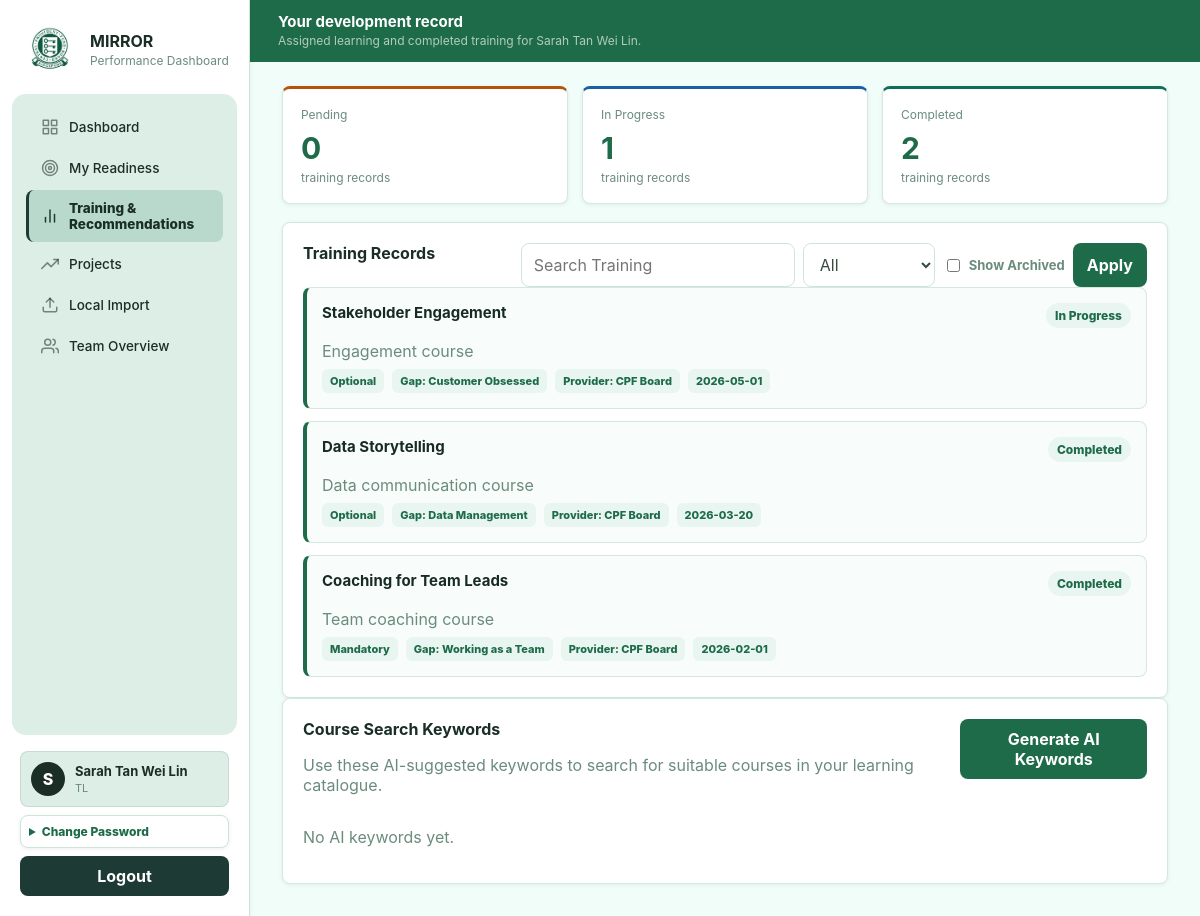
The page /training (signed in) on the database as committed earlier.
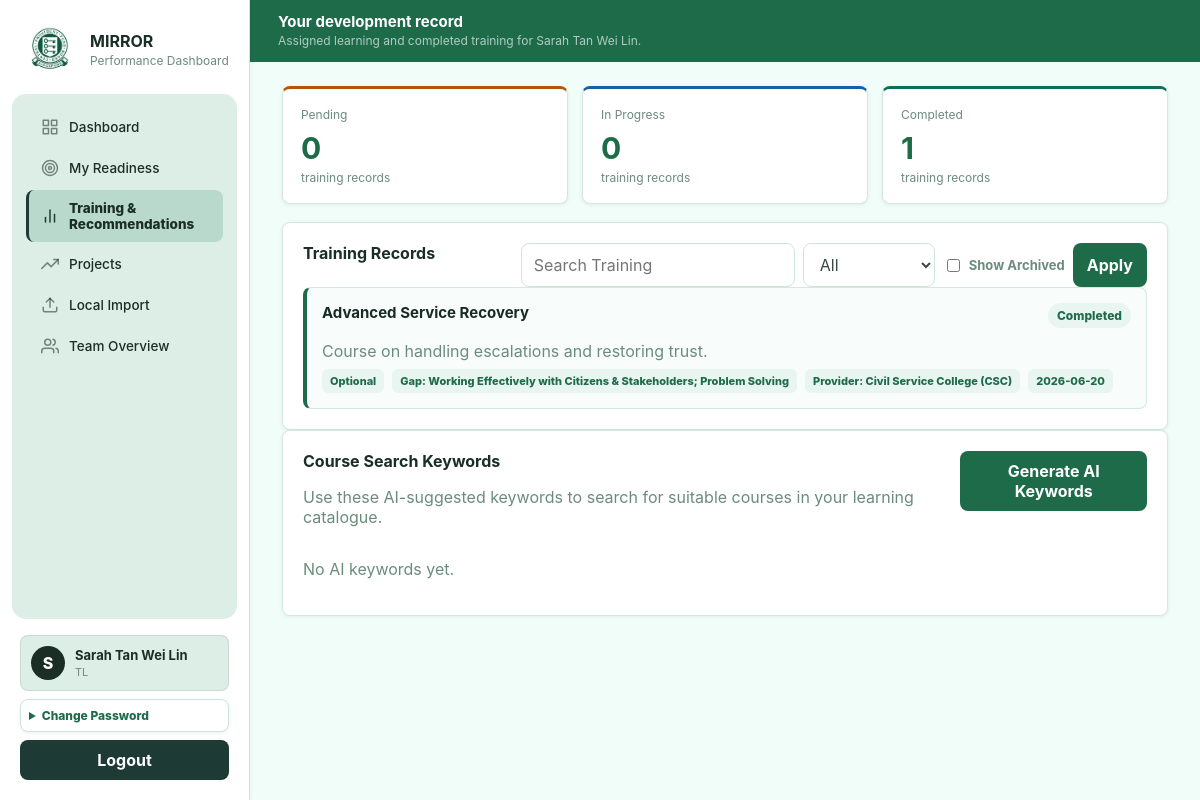
The same page on the database as committed later.
### tables this page shows
CREATE TABLE "users" (
              id TEXT PRIMARY KEY,
              username TEXT NOT NULL UNIQUE,
              password_hash TEXT NOT NULL,
              name TEXT NOT NULL,
              role TEXT NOT NULL CHECK (role IN ('CSE', 'TL', 'CSM', 'AH', 'Admin')),
              record_version INTEGER NOT NULL DEFAULT 1,
              updated_at TEXT NOT NULL DEFAULT CURRENT_TIMESTAMP
            );

CREATE TABLE training_records (
  id INTEGER PRIMARY KEY AUTOINCREMENT,
  officer_id TEXT NOT NULL,
  title TEXT NOT NULL,
  provider TEXT NOT NULL DEFAULT '',
  status TEXT NOT NULL CHECK(status IN ('Pending', 'In Progress', 'Completed')),
  assigned_date TEXT,
  completed_date TEXT,
  notes TEXT NOT NULL DEFAULT '',
  updated_at TEXT NOT NULL DEFAULT CURRENT_TIMESTAMP, training_type TEXT NOT NULL DEFAULT 'Optional', description TEXT NOT NULL DEFAULT '', assigned_by TEXT NOT NULL DEFAULT 'CPF Board', competency_gap TEXT NOT NULL DEFAULT '',
  FOREIGN KEY(officer_id) REFERENCES users(id)
);

### app.py (the view)
@app.route("/training")
@login_required
def training_page():
    visible, officer = resolve_visible_officer()
    data = training_for(
        officer["id"],
        search=request.args.get("search", ""),                  ## reads ?search=... from the URL (searchbar)
        status=request.args.get("status", "All"),               ## status reads the dropdown value ("All", "Pending", "In Progress", "Completed")
        show_archived=request.args.get("show_archived") == "1"        ## checks whether archived checkbox was ticked
    )
    data["keyword_recommendations"] = session.get(f"training_keywords_{officer['id']}", [])
    return render_page(
        "training.html",
        users=visible,
        officer=officer,
        data=data,
    )

### app.py (called while the page is built)
def current_user():
    user_id = session.get("user_id")
    return find_user(user_id) if user_id else None

def login_required(fn):
    @wraps(fn)
    def wrapper(*args, **kwargs):
        if not current_user():
            return redirect(url_for("login"))
        return fn(*args, **kwargs)
    return wrapper

def render_page(template_name, **page_data):
    user = current_user()
    page_data["logged_in_user"] = user
    visible = visible_users(user, list_users()) if user else []
    viewed_user_id = session.get("view_as_id")
    viewed_user = find_user(viewed_user_id) if viewed_user_id else user
    nav_user = viewed_user if user and user["role"] == "Admin" and viewed_user and viewed_user["id"] != user["id"] else user
    page_data["viewed_user"] = viewed_user
    page_data["nav_user"] = nav_user
    page_data["viewing_options"] = visible
    return render_template(template_name, **page_data)

def resolve_visible_officer():
    user = current_user()
    users = list_users()
    visible = visible_users(user, users)
    officer_id = (
        request.values.get("officer_id")
        or session.get("view_as_id")
        or user["id"]
    )
    if user["role"] == "CSE":
        officer_id = user["id"]
    officer = find_user(officer_id)
    if officer is None:
        officer = user
    if not can_view_user(user, officer):
        abort(403)
    return visible, officer

### db.py (called while the page is built)
def db_path() -> Path:
    return Path(os.getenv("MIRROR_DB_PATH", str(DEFAULT_DB))).resolve()

def connect(path: Path | None = None) -> sqlite3.Connection:
    path = path or db_path()                            ## If caller gives a path, use it. Otherwise use normal app DB path.
    path.parent.mkdir(parents=True, exist_ok=True)      ## create the folder if missing
    conn = sqlite3.connect(path)                        ## opens the DB file, if file does not exist, SQLite can create it
    conn.row_factory = sqlite3.Row                      ## makes rows accessible by column name row["username"] (instead of just index row[0])
    conn.execute("PRAGMA foreign_keys = ON")            ## turns on foreign keys
    conn.execute("PRAGMA journal_mode = WAL")           ## WAL mode helps SQLite handle read/writes more smoothly
    return conn                                         ## return the open connection

def row_to_dict(row: sqlite3.Row | None) -> dict[str, Any] | None:
    return dict(row) if row else None

### templates/training.html (shortened to what this page needs)
{% extends "base.html" %}
{% block content %}
<header class="page-header">
  <div>
    <h1>Your development record</h1>
    <p>Assigned learning and completed training for {{ officer.name }}.</p>
  </div>
</header>
<section class="training-counts">
  {% for status in ["Pending", "In Progress", "Completed"] %}
  <article class="metric training-status {{ status|lower|replace(' ', '-') }}">
    <span>{{ status }}</span>
    <strong>{{ data.counts[status] }}</strong>
    <small>training records</small>
  </article>
  {% endfor %}
</section>
<section class="panel">
  <div class="row-between training-records-header">
    <h2>Training Records</h2>
    <form method="get" class="filter-controls training-filters">
      <input name="search" value="{{ data.filters.search }}" placeholder="Search Training">
      <select name="status">
        {% for status in ["All", "Pending", "In Progress", "Completed"] %}
        <option value="{{status}}" {% if data.filters.status==status %} selected {% endif %}>
          {{status}}
        </option>
        {% endfor %}
      </select>
      <label class="checkbox-control">
        <input type="checkbox" name="show_archived" value="1" {% if data.filters.show_archived %} checked {% endif %}>
        Show Archived
      </label>
      <button type="submit">Apply</button>
    </form>
  </div>
  <div class="training-list">
    {% for record in data.records %}
    <article class="training-record">
      <div class="training-record-main">
        <div class="training-record-title">
          <strong>{{ record.title }}</strong>
          <span class="status-badge">{{ record.status }}</span>
        </div>
        <p>{{ record.description or "Course description has not been added yet." }}</p>
        <div class="training-meta">
          <span>{{ record.training_type or "Optional" }}</span>
          <span>Gap: {{ record.competency_gap or "Not specified" }}</span>
          <span>Provider: {{ record.provider or "CPF Board" }}</span>
          <span>{{ record.completed_date or record.assigned_date or "Date not set" }}</span>
        </div>
      </div>
    </article>
    {% else %}
    <p class="muted">No training records have been assigned yet.</p>
    {% endfor %}
  </div>
</section>
<section class="panel">
  <div class="row-between training-records-header">
    <div>
      <h2>Course Search Keywords</h2>
      <p class="muted">Use these AI-suggested keywords to search for suitable courses in your learning catalogue.</p>
    </div>
    <div class="training-actions">
      <form method="post" action="{{ url_for('generate_training_search_keywords') }}">
        <button type="submit">Generate AI Keywords</button>
      </form>
    </div>
  </div>
  <div class="keyword-list">
    {% for item in data.keyword_recommendations %}
    <article class="keyword-card">
      <strong>{{ item.keyword }}</strong>
      <span>{{ item.competency_gap or "General development" }}</span>
      <p>{{ item.reason or "Search this keyword to find relevant training." }}</p>
    </article>
    {% else %}
    <p class="muted">No AI keywords yet.</p>
    {% endfor %}
  </div>
</section>
{% endblock %}

### templates/base.html (shortened to what this page needs)
<!doctype html>
<html lang="en">
<head>
  <link rel="stylesheet" href="{{ url_for('static', filename='css/app.css', v='flash-overlay-1') }}">
</head>
<body>
  {% if logged_in_user %}
  <aside class="sidebar">
    <div class="brand">
      <img class="brand-mark" src="{{ url_for('static', filename='img/cpf.jpeg') }}" alt="CPF">
      <div>
        <strong>MIRROR</strong>
        <span>Performance Dashboard</span>
      </div>
    </div>
    <nav>
      {% if nav_user.role != "Admin" %}
      <a class="{{ 'active' if request.endpoint == 'dashboard' else '' }}" href="{{ url_for('dashboard') }}">
        <span class="nav-icon"><svg viewBox="0 0 24 24"><rect x="3" y="3" width="7" height="7"></rect><rect x="14" y="3" width="7" height="7"></rect><rect x="14" y="14" width="7" height="7"></rect><rect x="3" y="14" width="7" height="7"></rect></svg></span>
        <span>Dashboard</span>
      </a>
      <a class="{{ 'active' if request.endpoint == 'readiness_page' else '' }}" href="{{ url_for('readiness_page') }}">
        <span class="nav-icon"><svg viewBox="0 0 24 24"><circle cx="12" cy="12" r="10"></circle><circle cx="12" cy="12" r="6"></circle><circle cx="12" cy="12" r="2"></circle></svg></span>
        <span>My Readiness</span>
      </a>
      <a class="{{ 'active' if request.endpoint == 'training_page' else '' }}" href="{{ url_for('training_page') }}">
        <span class="nav-icon"><svg viewBox="0 0 24 24"><line x1="18" y1="20" x2="18" y2="10"></line><line x1="12" y1="20" x2="12" y2="4"></line><line x1="6" y1="20" x2="6" y2="14"></line></svg></span>
        <span>Training & Recommendations</span>
      </a>
      <a class="{{ 'active' if request.endpoint == 'projects_page' else '' }}" href="{{ url_for('projects_page') }}">
        <span class="nav-icon"><svg viewBox="0 0 24 24"><polyline points="23 6 13.5 15.5 8.5 10.5 1 18"></polyline><polyline points="17 6 23 6 23 12"></polyline></svg></span>
        <span>Projects</span>
      </a>
      <a class="{{ 'active' if request.endpoint == 'local_import_page' else '' }}" href="{{ url_for('local_import_page') }}">
        <span class="nav-icon"><svg viewBox="0 0 24 24"><path d="M21 15v4a2 2 0 0 1-2 2H5a2 2 0 0 1-2-2v-4"></path><polyline points="17 8 12 3 7 8"></polyline><line x1="12" y1="3" x2="12" y2="15"></line></svg></span>
        <span>Local Import</span>
      </a>
      {% endif %}
      {% if nav_user.role in ["TL", "CSM", "AH"] %}
      <a class="{{ 'active' if request.endpoint == 'team' else '' }}" href="{{ url_for('team') }}">
        <span class="nav-icon"><svg viewBox="0 0 24 24"><path d="M17 21v-2a4 4 0 0 0-4-4H5a4 4 0 0 0-4 4v2"></path><circle cx="9" cy="7" r="4"></circle><path d="M23 21v-2a4 4 0 0 0-3-3.87"></path><path d="M16 3.13a4 4 0 0 1 0 7.75"></path></svg></span>
        <span>Team Overview</span>
      </a>
      {% endif %}
    </nav>
    <div class="sidebar-footer">
      <div class="sidebar-profile">
        <span class="profile-avatar">{{ logged_in_user.name[:1] }}</span>
        <div>
          <strong>{{ logged_in_user.name }}</strong>
          <small>{{ logged_in_user.role }}</small>
        </div>
      </div>
      <details class="password-panel">
        <summary>Change Password</summary>
      </details>
      <form method="post" action="{{ url_for('logout') }}">
        <button class="ghost-button" type="submit">Logout</button>
      </form>
    </div>
  </aside>
  {% endif %}
  <main class="{{ 'shell' if logged_in_user else 'login-shell' }}">
    {% block content %}{% endblock %}
  </main>
</body>
</html>

Rows that differ between the two databases and show on the page:
removed training_records: title "Stakeholder Engagement", status "In Progress", description "Engagement course", training_type "Optional", competency_gap "Customer Obsessed", provider "CPF Board", assigned_date "2026-05-01"
removed training_records: title "Data Storytelling", status "Completed", description "Data communication course", training_type "Optional", competency_gap "Data Management", provider "CPF Board", completed_date "2026-03-20"
removed training_records: title "Coaching for Team Leads", status "Completed", description "Team coaching course", training_type "Mandatory", competency_gap "Working as a Team", provider "CPF Board", completed_date "2026-02-01"
added training_records: title "Advanced Service Recovery", status "Completed", description "Course on handling escalations and restoring trust.", training_type "Optional", competency_gap "Working Effectively with Citizens & Stakeholders; Problem Solving", provider "Civil Service College (CSC)", completed_date "2026-06-20"
Other text that changed with them:
new list line: "In Progress 0 training records"
new list line: "Completed 1 training records"
list line gone: "In Progress 1 training records"
list line gone: "Completed 2 training records"
